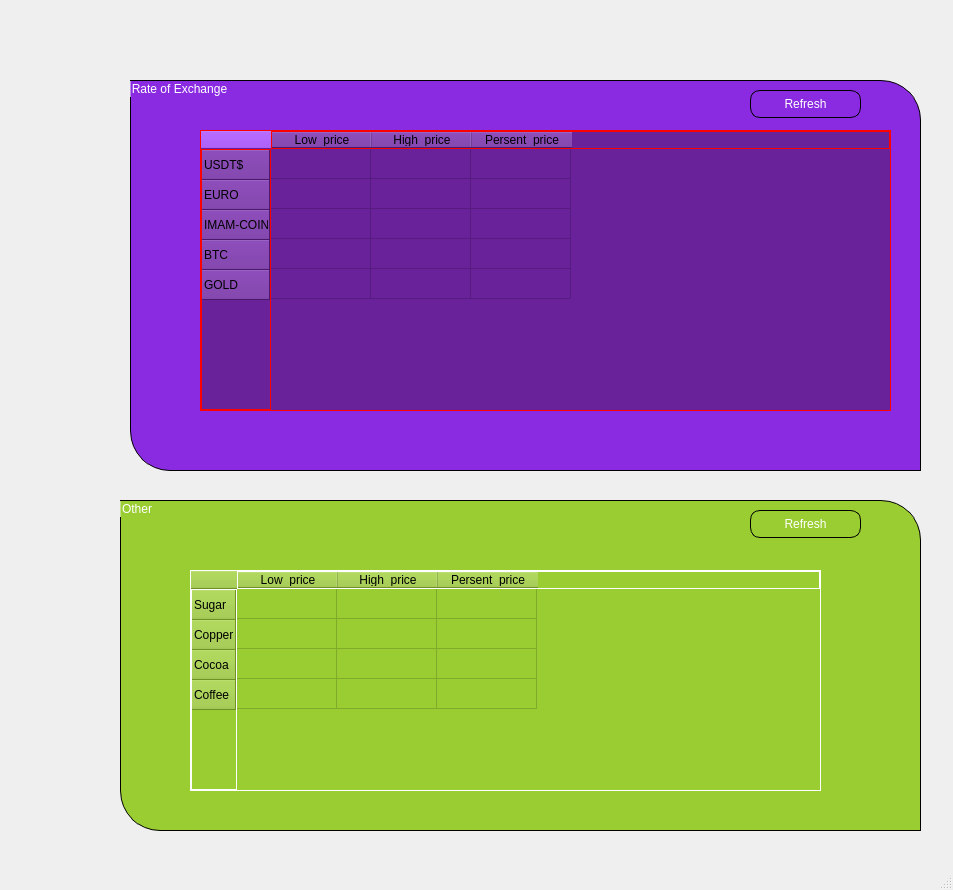
<?xml version="1.0" encoding="UTF-8"?>
<ui version="4.0">
 <class>MainWindow</class>
 <widget class="QMainWindow" name="MainWindow">
  <property name="geometry">
   <rect>
    <x>0</x>
    <y>0</y>
    <width>953</width>
    <height>890</height>
   </rect>
  </property>
  <property name="windowTitle">
   <string>MainWindow</string>
  </property>
  <property name="styleSheet">
   <string notr="true"/>
  </property>
  <widget class="QWidget" name="centralwidget">
   <widget class="QGroupBox" name="Exchange">
    <property name="geometry">
     <rect>
      <x>130</x>
      <y>80</y>
      <width>791</width>
      <height>391</height>
     </rect>
    </property>
    <property name="styleSheet">
     <string notr="true">background-color:blueviolet;
border:1px solid black;
border-bottom-left-radius:40px;
border-top-right-radius:40px;
color:white;</string>
    </property>
    <property name="title">
     <string>Rate of Exchange</string>
    </property>
    <property name="flat">
     <bool>false</bool>
    </property>
    <property name="checkable">
     <bool>false</bool>
    </property>
    <widget class="QTableWidget" name="tableWidget">
     <property name="geometry">
      <rect>
       <x>70</x>
       <y>50</y>
       <width>691</width>
       <height>281</height>
      </rect>
     </property>
     <property name="styleSheet">
      <string notr="true">border:1px solid red;
border-radius:0px;
background-color:rgb(105,34,154);
color:balck;</string>
     </property>
     <row>
      <property name="text">
       <string>USDT$</string>
      </property>
     </row>
     <row>
      <property name="text">
       <string>EURO</string>
      </property>
     </row>
     <row>
      <property name="text">
       <string>IMAM-COIN</string>
      </property>
     </row>
     <row>
      <property name="text">
       <string>BTC</string>
      </property>
     </row>
     <row>
      <property name="text">
       <string>GOLD</string>
      </property>
     </row>
     <column>
      <property name="text">
       <string>Low_price</string>
      </property>
     </column>
     <column>
      <property name="text">
       <string>High_price</string>
      </property>
     </column>
     <column>
      <property name="text">
       <string>Persent_price</string>
      </property>
     </column>
    </widget>
    <widget class="QPushButton" name="pushButton">
     <property name="geometry">
      <rect>
       <x>620</x>
       <y>10</y>
       <width>111</width>
       <height>28</height>
      </rect>
     </property>
     <property name="styleSheet">
      <string notr="true">border-radius:10px;</string>
     </property>
     <property name="text">
      <string>Refresh</string>
     </property>
    </widget>
   </widget>
   <widget class="QGroupBox" name="groupBox">
    <property name="geometry">
     <rect>
      <x>120</x>
      <y>500</y>
      <width>801</width>
      <height>331</height>
     </rect>
    </property>
    <property name="styleSheet">
     <string notr="true">background-color:yellowgreen;
color:white;
border:1px solid black;
border-bottom-left-radius:40px;
border-top-right-radius:40px;</string>
    </property>
    <property name="title">
     <string>Other</string>
    </property>
    <widget class="QTableWidget" name="tableWidget_2">
     <property name="geometry">
      <rect>
       <x>70</x>
       <y>70</y>
       <width>631</width>
       <height>221</height>
      </rect>
     </property>
     <property name="styleSheet">
      <string notr="true">color:black;
border:1px solid white;
border-radius:0px;
</string>
     </property>
     <row>
      <property name="text">
       <string>Sugar</string>
      </property>
     </row>
     <row>
      <property name="text">
       <string>Copper</string>
      </property>
     </row>
     <row>
      <property name="text">
       <string>Cocoa</string>
      </property>
     </row>
     <row>
      <property name="text">
       <string>Coffee</string>
      </property>
     </row>
     <column>
      <property name="text">
       <string>Low_price</string>
      </property>
     </column>
     <column>
      <property name="text">
       <string>High_price</string>
      </property>
     </column>
     <column>
      <property name="text">
       <string>Persent_price</string>
      </property>
     </column>
    </widget>
    <widget class="QPushButton" name="pushButton_2">
     <property name="geometry">
      <rect>
       <x>630</x>
       <y>10</y>
       <width>111</width>
       <height>28</height>
      </rect>
     </property>
     <property name="styleSheet">
      <string notr="true">border-radius:10px;</string>
     </property>
     <property name="text">
      <string>Refresh</string>
     </property>
    </widget>
   </widget>
  </widget>
  <widget class="QMenuBar" name="menubar">
   <property name="geometry">
    <rect>
     <x>0</x>
     <y>0</y>
     <width>953</width>
     <height>26</height>
    </rect>
   </property>
  </widget>
  <widget class="QStatusBar" name="statusbar"/>
 </widget>
 <resources/>
 <connections/>
</ui>
